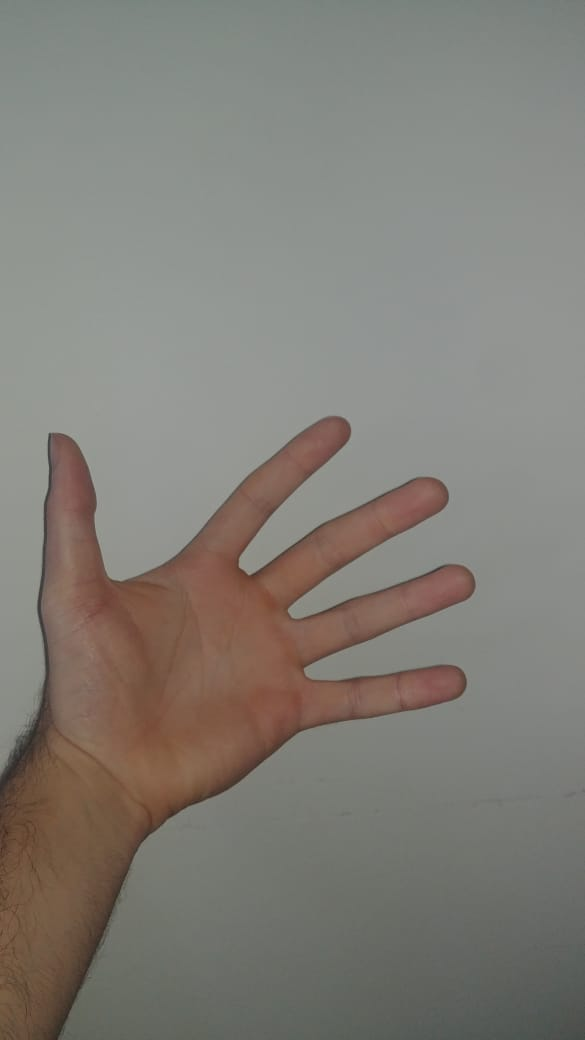
#> input picture appscan3D/backend/mao2p.png, 585 x 1040 px
$ python teste2Dto3D.py
#> lines starting #> are read from the running program, lines starting #| are printed output that depends on the picture
# Demonstar Codigo teste com uma solucao simples de
# demonstrar a profundidade da imagem a partir dos valores de cada pixel
# eixo x = 0 a max. RGB (255) se > 255 -> = 255
# eixo y = 0 a max. RGB (255) se > 255 -> = 255
# eixo z = 0 a max. RGB (255) se > 255 -> = 255

import cv2
import numpy as np
import matplotlib
import matplotlib.pyplot as plt
from matplotlib.pyplot import imread
from mpl_toolkits.mplot3d import Axes3D
import scipy.ndimage as ndimage
from matplotlib import cm
# Bibliotecas para criar arquivo .stl
# import stl
# from stl import mesh
# import matplotlib.tri as mtri

mat = cv2.imread('mao2p.png',0) # Carrega a imagem em escala de cinza
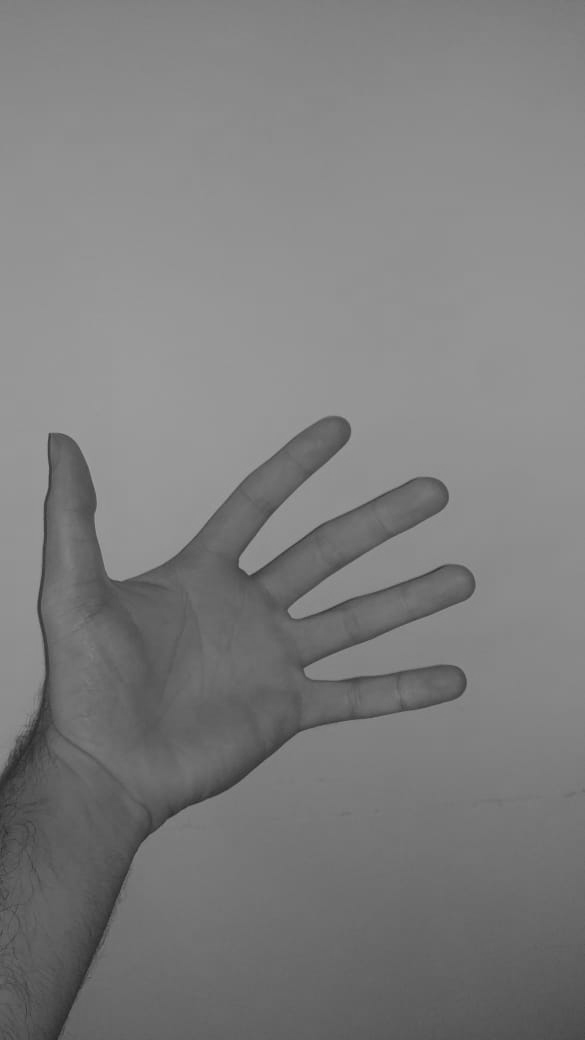
#> mat: shape (1040, 585); min 39, max 165, mean 125.5
#print(mat)
rows, cols = mat.shape # Colhe as informacoes do formato do array
#> rows = 1040; cols = 585
#print(mat.shape) # Formato (1040*585 = num de pixels)
xv, yv = np.meshgrid(range(cols), range(rows)[::-1]) # Eixos x e y do gráfico a ser plotado [[0 a 584],[1039 a 0]]
#print(xv,yv)
blurred = ndimage.gaussian_filter(mat, sigma=(5, 5), order=0) # Aplica o filtro para suavizar contrastes (Deixa a imagem embacada)
fig = plt.figure(figsize=(6,6))
ax = fig.add_subplot(221)
ax.imshow(mat, cmap='gray')
ax = fig.add_subplot(222, projection='3d')
ax.elev= 75
ax.plot_surface(xv, yv, mat, cmap=cm.inferno,linewidth=0, antialiased=False)
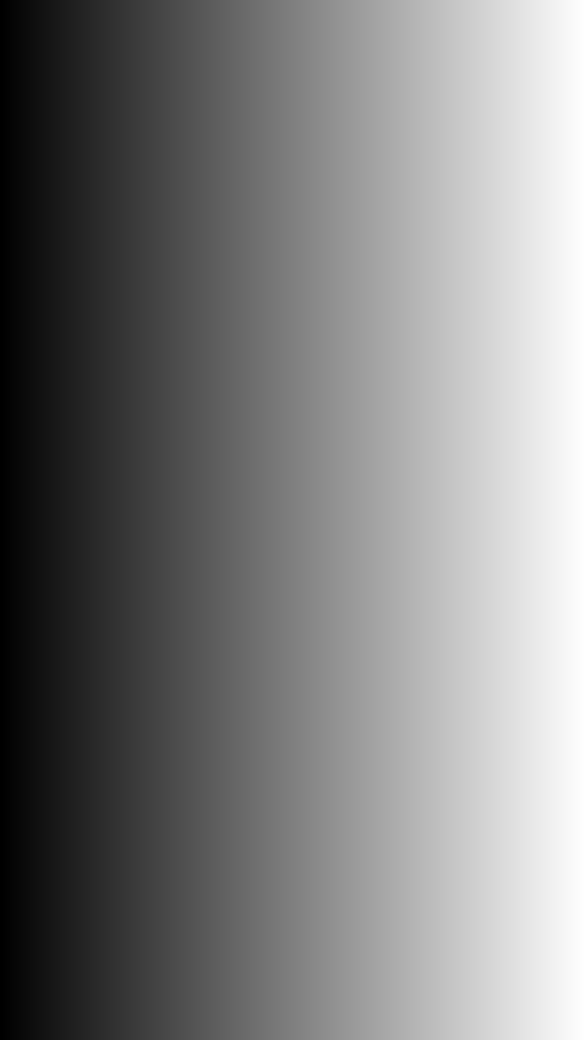
#> xv: shape (1040, 585) int64; min 0, max 584, mean 292; drawn with min black and max white
ax = fig.add_subplot(223)
ax.imshow(blurred, cmap='gray')
ax = fig.add_subplot(224, projection='3d')
ax.elev= 75
ax.plot_surface(xv, yv, blurred, cmap=cm.gray,linewidth=0, antialiased=False)
plt.show()
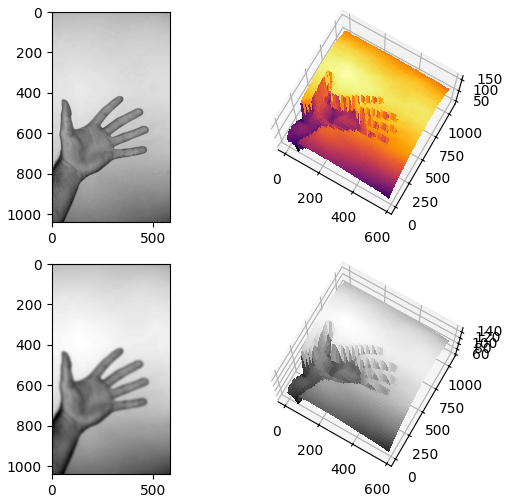
#> figure drawn by matplotlib, 4 panels


# Defeitos desse algoritmo

# - Realizar corte na imagem a ser computada
# - Pouca nocaoo de profundidade
# - Muito ruido, distorce o fundo --> O certo seria retirar o fundo da imagem
# - Erro de dimensao ao criar arquivo .stl xv e yv > 1D
